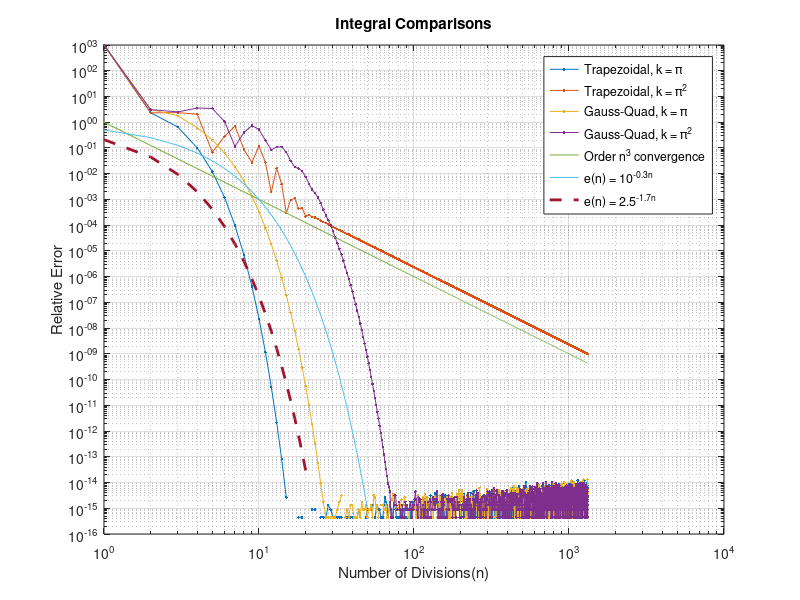
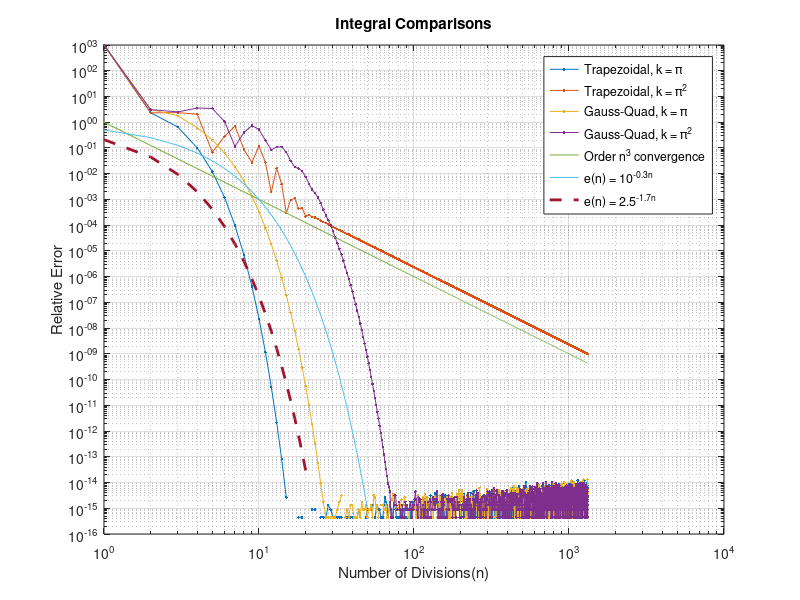

The MATLAB source for these figures, in order:


x = load('output.txt');

set(gca,'fontsize',18)
loglog(x(:,1),x(:,2:5),'.-',x(:,1),x(:,1).^-3,x(1:50,1),10.0.^(-0.3*x(1:50,1)),x(1:20,1),2.5.^(-1.7*x(1:20,1)),'--','linewidth',2)
xlabel('Number of Divisions(n)')
ylabel('Relative Error')
legend('Trapezoidal, k = \pi','Trapezoidal, k = \pi^2','Gauss-Quad, k = \pi','Gauss-Quad, k = \pi^2','Order n^3 convergence','e(n) = 10^{-0.3n}','e(n) = 2.5^{-1.7n}')
title('Integral Comparisons')
  grid on;
axis = [0 1500 10^-18 10];

print -depsc2 error_v3
print -dpng error_v3
